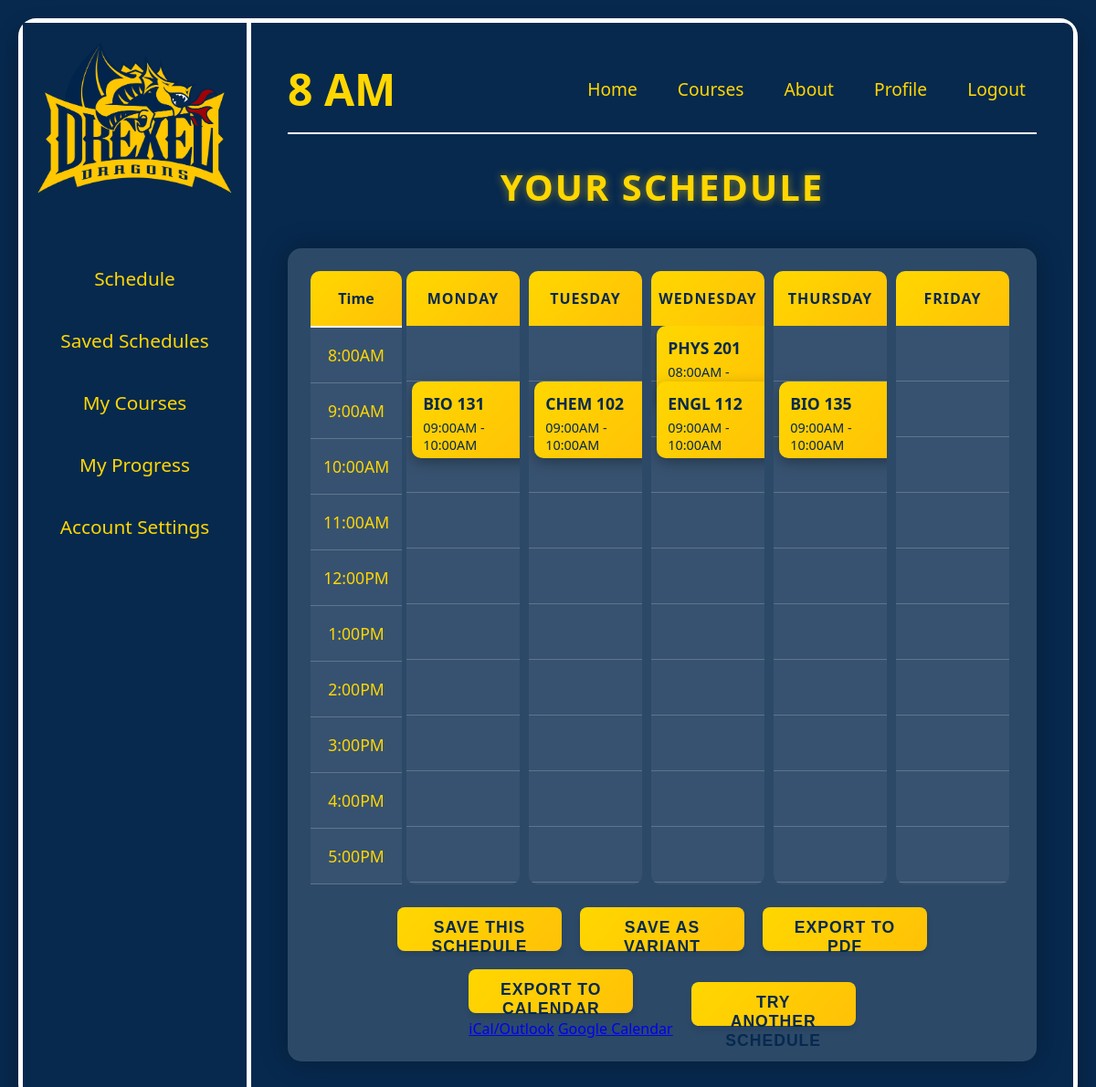
Screenshot of /display_schedule?schedule_id=1 (signed in) with the database file from the repository.
### app.py (models this page shows)
class Course(db.Model):
    crn = db.Column(db.Integer, primary_key=True)
    course_code = db.Column(db.String(50), nullable=False)
    course_name = db.Column(db.String(150), nullable=False)
    start_time = db.Column(db.String(10), nullable=False)
    end_time = db.Column(db.String(10), nullable=False)
    day = db.Column(db.String(10), nullable=False)

### app.py (the view)
@app.route('/display_schedule')
@login_required
def display_schedule():
    logger.debug(f"Accessing display_schedule for user {current_user.id}, session: {session}, args: {request.args}")
    schedule_id = request.args.get('schedule_id', session.get('schedule_id'), type=int)
    logger.debug(f"Schedule ID: {schedule_id}, source: {'request.args' if request.args.get('schedule_id') else 'session' if session.get('schedule_id') else 'none'}")
    schedule = session.get('schedule', [])
    if schedule_id:
        saved_schedule = Schedule.query.get(schedule_id)
        if saved_schedule and saved_schedule.user_id == current_user.id:
            courses_selected = list(set([course for course in [
                saved_schedule.course1, saved_schedule.course2, saved_schedule.course3,
                saved_schedule.course4, saved_schedule.course5
            ] if course]))
            logger.debug(f"Regenerating schedule ID {schedule_id} with courses {courses_selected}")
            schedule = generate_schedule(
                courses_selected,
                saved_schedule.start_time,
                saved_schedule.end_time,
                saved_schedule.spacing
            )
            if schedule:
                session['schedule'] = schedule
                session['schedule_id'] = schedule_id
                session['courses_selected'] = courses_selected
                session['start_time'] = saved_schedule.start_time
                session['end_time'] = saved_schedule.end_time
                session['spacing'] = saved_schedule.spacing
                logger.info(f"Regenerated schedule ID {schedule_id} for user {current_user.id}")
            else:
                logger.warning(f"Failed to regenerate schedule ID {schedule_id}")
                flash('Could not regenerate schedule. Please try again or create a new one.', 'error')
                logger.info("Redirecting to /schedule due to regeneration failure")
                return redirect(url_for('schedule'))
        else:
            logger.warning(f"Invalid or unauthorized schedule ID {schedule_id} for user {current_user.id}")
            flash('Invalid schedule ID or unauthorized access. Please generate a new schedule.', 'error')
            logger.info("Redirecting to /schedule due to invalid schedule ID")
            return redirect(url_for('schedule'))
    if not schedule:
        logger.error(f"No schedule available for user {current_user.id}")
        flash('No schedule generated. Please select courses and try again.', 'error')
        logger.info("Redirecting to /schedule due to no schedule")
        return redirect(url_for('schedule'))
    logger.info(f"Displaying schedule for user {current_user.id}, schedule_id={schedule_id}")
    return render_template('schedule_result.html', schedule=schedule, schedule_id=schedule_id, time_to_minutes=time_to_minutes)

### app.py (called while the page is built)
@login_manager.user_loader
def load_user(user_id):
    return User.query.get(int(user_id))

### templates/schedule_result.html (shortened to what this page needs)
<!DOCTYPE html>
<html lang="en">
<head>
    <link rel="stylesheet" href="{{ url_for('static', filename='styles.css') }}">
</head>
<body>
    <div class="container">
        <div class="sidebar">
            <img src="{{ url_for('static', filename='drexel_logo.png') }}" alt="Drexel Logo" class="logo">
            <ul class="sidebar-menu">
                <li><a href="{{ url_for('schedule') }}">Schedule</a></li>
                <li><a href="{{ url_for('saved_schedules') }}">Saved Schedules</a></li>
                <li><a href="#">My Courses</a></li>
                <li><a href="#">My Progress</a></li>
                <li><a href="{{ url_for('profile') }}">Account Settings</a></li>
            </ul>
        </div>
        <div class="main-content">
            <nav class="navbar">
                <span class="time">8 AM</span>
                <ul class="nav-links">
                    <li><a href="{{ url_for('dashboard') }}">Home</a></li>
                    <li><a href="#">Courses</a></li>
                    <li><a href="#">About</a></li>
                    <li><a href="{{ url_for('profile') }}">Profile</a></li>
                    <li><a href="{{ url_for('logout') }}">Logout</a></li>
                </ul>
            </nav>
            <h1>Your Schedule</h1>
            <div id="scheduleContainer" class="schedule-container">
                {% if schedule and schedule|length > 0 %}
                    <div class="schedule-grid">
                        <div class="time-column">
                            <div class="time-header">Time</div>
                            {% for i in range(8, 18) %}
                                <div class="time-slot">{{ (i % 12) or 12 }}:00{{ 'AM' if i < 12 else 'PM' }}</div>
                            {% endfor %}
                        </div>
                        <div class="days-container">
                            {% for day in ['Monday', 'Tuesday', 'Wednesday', 'Thursday', 'Friday'] %}
                                <div class="day-column">
                                    <div class="day-header">{{ day }}</div>
                                    <div class="day-slots">
                                        {% for i in range(8, 18) %}
                                            <div class="slot">
                                                {% for event in schedule %}
                                                    {% if event[0] == day %}
                                                        {% set start_minutes = time_to_minutes(event[3]) %}
                                                        {% set end_minutes = time_to_minutes(event[4]) %}
                                                        {% set slot_start = i * 60 %}
                                                        {% if start_minutes >= slot_start and start_minutes < slot_start + 60 %}
                                                            <div class="course-card" style="height:{{ ((end_minutes - start_minutes) / 60 * 60) if end_minutes and start_minutes else 0 }}px; top:{{ ((start_minutes - slot_start) / 60 * 60) if start_minutes else 0 }}px;">
                                                                <div class="course-title">{{ event[1] }}</div>
                                                                <div class="course-time">{{ event[3] }} - {{ event[4] }}</div>
                                                            </div>
                                                        {% endif %}
                                                    {% endif %}
                                                {% endfor %}
                                            </div>
                                        {% endfor %}
                                    </div>
                                </div>
                            {% endfor %}
                        </div>
                    </div>
                {% else %}
                    <p class="no-schedule">No schedule generated. Try adjusting your preferences!</p>
                {% endif %}
                <div class="button-container">
                    {% if schedule and schedule|length > 0 %}
                        <button onclick="saveSchedule()" class="export-btn save-btn">Save this Schedule</button>
                        <button onclick="saveVariant()" class="export-btn variant-btn">Save as Variant</button>
                    {% endif %}
                    <button onclick="exportToPDF()" class="export-btn">Export to PDF</button>
                    <div class="export-calendar-container">
                        <button class="export-btn export-calendar-btn" aria-haspopup="true" aria-expanded="false">Export to Calendar</button>
                        <div class="calendar-dropdown" role="menu">
                            <a href="#" onclick="exportToICal(); return false;" role="menuitem">iCal/Outlook</a>
                            <a href="#" onclick="exportToGoogle(); return false;" role="menuitem">Google Calendar</a>
                        </div>
                    </div>
                    <button class="export-btn" id="try-another-schedule">Try Another Schedule</button>
                </div>
            </div>
        </div>
    </div>
</body>
</html>

### static/styles.css (style rules this page uses)
body { margin: 0; font-family: 'Segoe UI', Tahoma, Geneva, Verdana, sans-serif; background-color: #07294E; color: #FFD700; overflow-x: hidden; }
.container { display: flex; min-height: 100vh; border: 5px solid white; box-shadow: 0 12px 24px rgba(0, 0, 0, 0.3); margin: 20px; border-radius: 20px; background-color: #07294E; }
.sidebar { width: 250px; background-color: #07294E; color: white; padding: 20px; display: flex; flex-direction: column; align-items: center; text-align: center; border-right: 5px solid white; box-sizing: border-box; }
.logo { width: 215px; margin-bottom: 30px; display: block; }
.sidebar-menu { list-style: none; padding: 0; width: 100%; }
.sidebar-menu li { margin: 24px 0; }
.sidebar-menu a { color: #FFD700; text-decoration: none; font-size: 1.3em; transition: all 0.3s ease; display: block; padding: 8px 12px; border-radius: 8px; }
.main-content { flex-grow: 1; padding: 40px; color: #FFD700; background-color: #07294E; border-radius: 0 10px 10px 0; }
.navbar { display: flex; justify-content: space-between; align-items: center; border-bottom: 2px solid white; padding-bottom: 15px; margin-bottom: 30px; }
.time { font-size: 3em; font-weight: bold; }
.nav-links { list-style: none; display: flex; gap: 20px; padding: 0; margin: 0; }
.nav-links a { color: #FFD700; text-decoration: none; font-size: 1.2em; transition: all 0.3s ease; padding: 8px 12px; border-radius: 8px; }
h1 { text-align: center; margin: 0 0 40px; font-size: 2.5em; letter-spacing: 2px; text-transform: uppercase; color: #FFD700; text-shadow: 0 0 10px rgba(255, 215, 0, 0.5); }
button, .generate-btn, .action-btn, .variant-btn { background: linear-gradient(135deg, #FFD700, #FFC107); color: #07294E; border: none; padding: 12px 24px; cursor: pointer; border-radius: 8px; font-size: 1.1em; font-weight: bold; transition: all 0.3s ease; box-shadow: 0 4px 6px rgba(0, 0, 0, 0.1); text-transform: uppercase; letter-spacing: 1px; }
.schedule-container { background: rgba(255, 255, 255, 0.15); padding: 25px; border-radius: 15px; box-shadow: 0 0 30px rgba(0, 0, 0, 0.3); }
.schedule-grid { display: flex; }
.time-column { width: 100px; display: flex; flex-direction: column; }
.time-header { height: 60px; background: linear-gradient(135deg, #FFD700, #FFC107); color: #07294E; font-weight: bold; display: flex; align-items: center; justify-content: center; border-bottom: 2px solid white; border-radius: 10px 10px 0 0; }
.time-slot { height: 60px; display: flex; align-items: center; justify-content: center; background-color: rgba(255, 255, 255, 0.05); border-bottom: 1px solid rgba(255, 255, 255, 0.2); font-size: 1.1em; }
.days-container { display: flex; flex-grow: 1; }
.day-column { flex: 1; display: flex; flex-direction: column; margin: 0 5px; }
.day-header { height: 60px; background: linear-gradient(135deg, #FFD700, #FFC107); color: #07294E; font-weight: bold; display: flex; align-items: center; justify-content: center; border-radius: 10px 10px 0 0; text-transform: uppercase; letter-spacing: 1px; }
.day-slots { position: relative; flex-grow: 1; background-color: rgba(255, 255, 255, 0.05); border-radius: 0 0 10px 10px; overflow: hidden; }
.slot { height: 60px; border-bottom: 1px solid rgba(255, 255, 255, 0.2); position: relative; }
.course-card { position: absolute; width: 90%; left: 5%; background: linear-gradient(135deg, #FFD700, #FFC107); color: #07294E; padding: 12px; border-radius: 10px; box-shadow: 0 5px 15px rgba(0, 0, 0, 0.3); animation: slideIn 0.5s ease-out forwards; transition: all 0.3s ease; }
.course-title { font-weight: bold; font-size: 1.1em; margin-bottom: 5px; }
.course-time { font-size: 0.9em; }
.button-container { display: flex; justify-content: center; align-items: center; gap: 20px; margin-top: 25px; flex-wrap: wrap; }
.export-btn, .variant-btn { background: linear-gradient(135deg, #FFD700, #FFC107); color: #07294E; border: none; padding: 12px 24px; cursor: pointer; border-radius: 8px; font-size: 1.1em; font-weight: bold; transition: all 0.3s ease; width: 180px; height: 48px; line-height: 1.2 }

### rows the page displays
Course: course_code "BIO 131", start_time "09:00AM", end_time "10:00AM"
Course: course_code "CHEM 102", start_time "09:00AM", end_time "10:00AM"
Course: course_code "PHYS 201", start_time "08:00AM", end_time "09:00AM"
Course: course_code "ENGL 112", start_time "09:00AM", end_time "10:00AM"
Course: course_code "BIO 135", start_time "09:00AM", end_time "10:00AM"

### other values shown
{{ (i % 12) or 12 }} "8" "9" "10" "11" "12" "1" "2" "3" "4" "5"
{{ 'AM' if i < 12 else 'PM' }} "AM" "AM" "AM" "AM" "PM" "PM" "PM" "PM" "PM" "PM"
{{ day }} "MONDAY" "TUESDAY" "WEDNESDAY" "THURSDAY" "FRIDAY"
